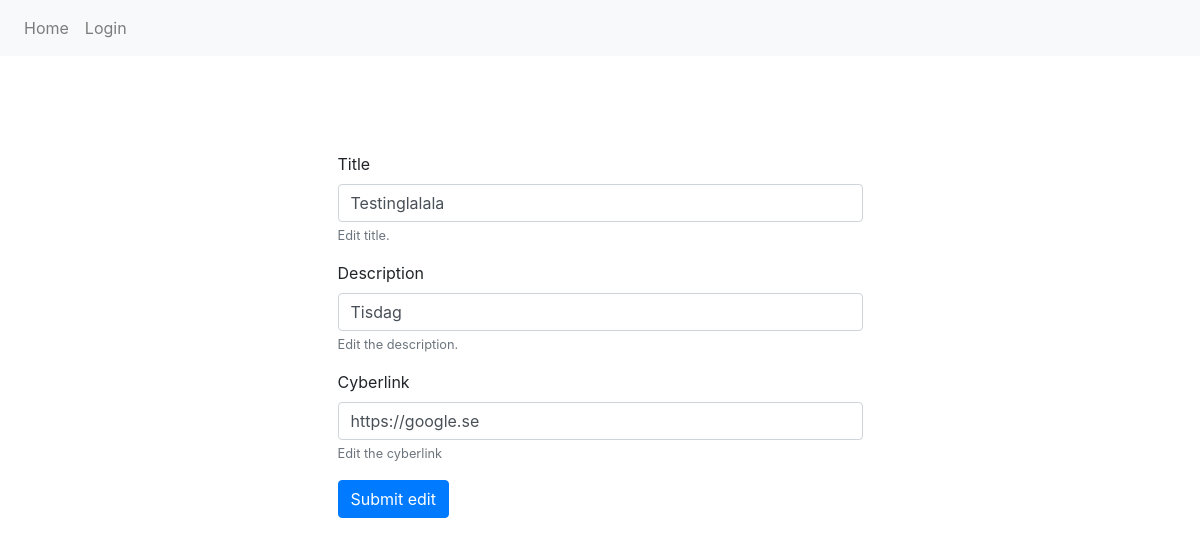
Page /editposts.php on the earlier database version.
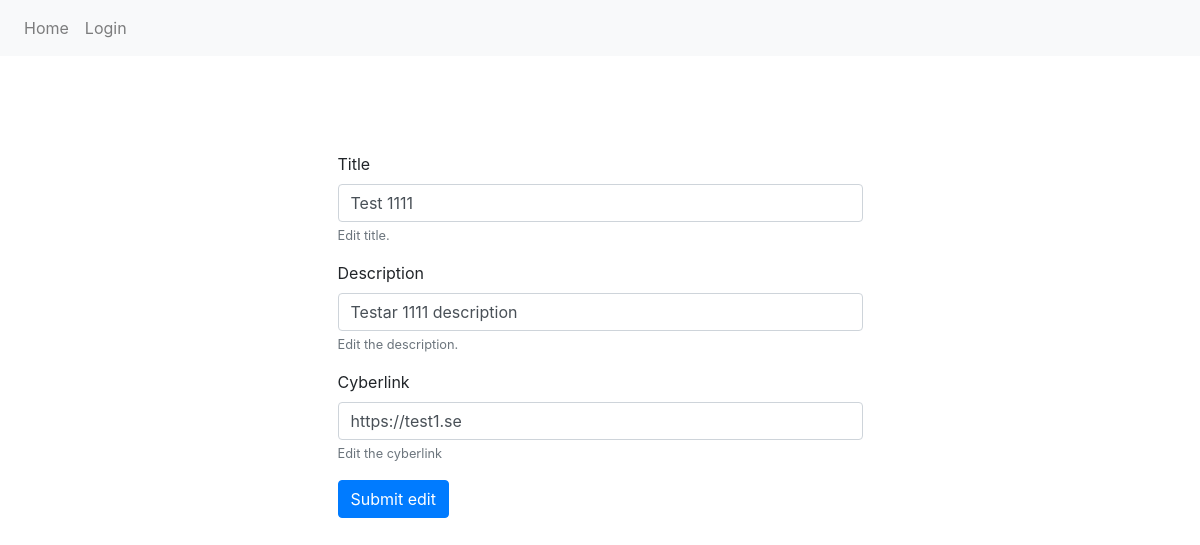
Same page on the later database version.
### tables this page shows
CREATE TABLE "Entry" (
	`entry_id`	INTEGER NOT NULL PRIMARY KEY AUTOINCREMENT UNIQUE,
	`title`	TEXT NOT NULL,
	`description`	TEXT NOT NULL,
	`link`	TEXT NOT NULL,
	`post_date`	TEXT NOT NULL,
	`poster`	TEXT NOT NULL
);

### editposts.php (the view, shortened to what this page needs)
<?php
require __DIR__.'/views/header.php';
$stmt = $pdo->prepare("SELECT Entry.*, User.user_id, User.username, User.avatar, Votes.* FROM Entry JOIN User ON Entry.poster=User.username JOIN Votes ON Votes.vote_id=Entry.entry_id");
$stmt->execute();
$entry = $stmt->fetch(PDO::FETCH_ASSOC);
 ?>
<div class="container">
        <div class="row pt-5 justify-content-center">
            <div class="col-md-6">
                <form action="app/posts/autheditpost.php" method="post">
                    <div class="form-group">
                        <label for="title">Title</label>
                        <input class="form-control" type="text" name="title" value="<?php echo $entry['title']; ?>">
                        <small class="form-text text-muted">Edit title.</small>
                    </div>
                    <div class="form-group">
                        <label for="title">Description</label>
                        <input class="form-control" type="text" name="description" value="<?php echo $entry['description']; ?>">
                        <small class="form-text text-muted">Edit the description.</small>
                    </div>
                    <div class="form-group">
                        <label for="title">Cyberlink</label>
                        <input class="form-control" type="url" name="link" value="<?php echo $entry['link']; ?>">
                        <small class="form-text text-muted">Edit the cyberlink</small>
                    </div>
                    <button type="submit" class="btn btn-primary">Submit edit</button>
                </form>
            </div>
        </div>
    </div>
<?php
require __DIR__.'/views/footer.php';
?>

Differences in the rows shown:
removed entry: title "Testinglalala", description "Tisdag", link "https://google.se"
added entry: title "Test 1111", description "Testar 1111 description", link "https://test1.se"
